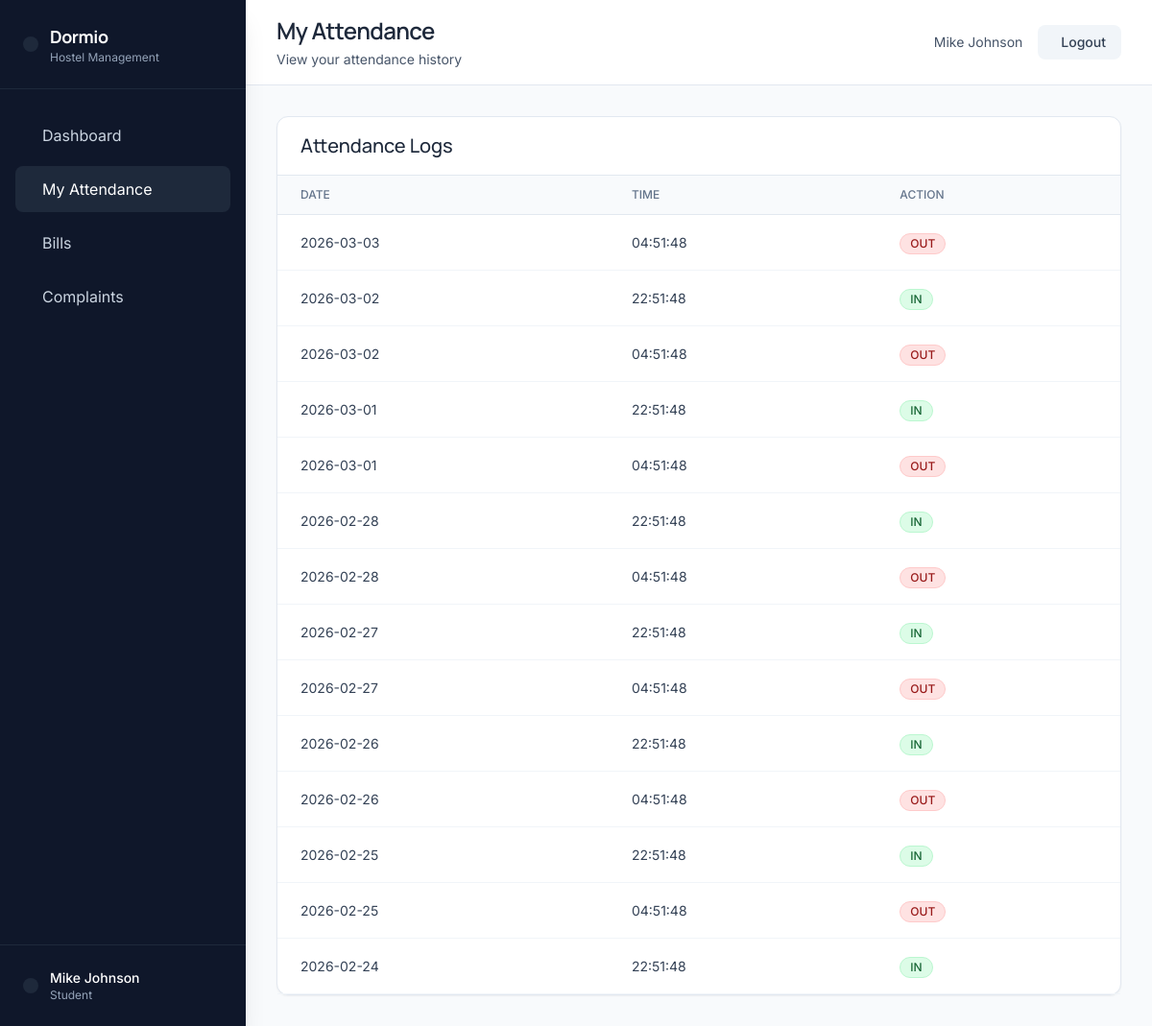
The page /student/attendance (signed in) on the database its author committed.
### models.py (models this page shows, shortened)
class User(UserMixin, db.Model):
    id = db.Column(db.Integer, primary_key=True)
    username = db.Column(db.String(80), unique=True, nullable=False)
    email = db.Column(db.String(120), unique=True, nullable=False)
    password_hash = db.Column(db.String(200), nullable=False)
    role = db.Column(db.String(20), nullable=False)  # student, warden, admin, principal
    full_name = db.Column(db.String(100), nullable=False)
    created_at = db.Column(db.DateTime, default=lambda: datetime.now(timezone.utc))
    is_active = db.Column(db.Boolean, default=True)
    student_profile = db.relationship('Student', backref='user', uselist=False, cascade='all, delete-orphan')

class AttendanceLog(db.Model):
    id = db.Column(db.Integer, primary_key=True)
    student_id = db.Column(db.Integer, db.ForeignKey('student.id'), nullable=False)
    action = db.Column(db.String(10), nullable=False)  # IN or OUT
    timestamp = db.Column(db.DateTime, default=lambda: datetime.now(timezone.utc), nullable=False)

### app.py (the view)
@app.route('/student/attendance')
@login_required
@role_required('student')
def student_attendance():
    student = Student.query.filter_by(user_id=current_user.id).first()
    logs = AttendanceLog.query.filter_by(student_id=student.id).order_by(AttendanceLog.timestamp.desc()).all()
    return render_template('student/attendance.html', logs=logs, student=student)

### app.py (called while the page is built)
@login_manager.user_loader
def load_user(user_id):
    return User.query.get(int(user_id))

def role_required(*roles):
    def decorator(f):
        @wraps(f)
        def decorated_function(*args, **kwargs):
            if not current_user.is_authenticated or current_user.role not in roles:
                flash('Access denied. Insufficient permissions.', 'error')
                return redirect(url_for('dashboard'))
            return f(*args, **kwargs)
        return decorated_function
    return decorator

### templates/student/attendance.html (shortened to what this page needs)
{% extends "layout.html" %}
{% set page_title = "My Attendance" %}
{% set page_subtitle = "View your attendance history" %}
{% block page_content %}
<div class="bg-white rounded-xl border border-slate-200 shadow-sm">
    <div class="px-6 py-4 border-b border-slate-200">
        <h2 class="text-xl font-medium text-slate-800">Attendance Logs</h2>
    </div>
    {% if logs %}
    <div class="overflow-x-auto">
        <table class="w-full">
            <thead class="bg-slate-50 border-b border-slate-200">
                <tr>
                    <th class="px-6 py-3 text-left text-xs font-medium text-slate-500 uppercase">Date</th>
                    <th class="px-6 py-3 text-left text-xs font-medium text-slate-500 uppercase">Time</th>
                    <th class="px-6 py-3 text-left text-xs font-medium text-slate-500 uppercase">Action</th>
                </tr>
            </thead>
            <tbody>
                {% for log in logs %}
                <tr class="border-b border-slate-100 hover:bg-slate-50">
                    <td class="px-6 py-4 text-sm text-slate-700">{{ log.timestamp.strftime('%Y-%m-%d') }}</td>
                    <td class="px-6 py-4 text-sm text-slate-700">{{ log.timestamp.strftime('%H:%M:%S') }}</td>
                    <td class="px-6 py-4">
                        <span class="inline-flex items-center px-2.5 py-0.5 rounded-full text-xs font-medium {% if log.action == 'IN' %}bg-green-100 text-green-800 border border-green-200{% else %}bg-red-100 text-red-800 border border-red-200{% endif %}">
                            {{ log.action }}
                        </span>
                    </td>
                </tr>
                {% endfor %}
            </tbody>
        </table>
    </div>
    {% else %}
    <div class="px-6 py-12 text-center"><p class="text-slate-500">No attendance records</p></div>
    {% endif %}
</div>
{% endblock %}

### templates/layout.html (shortened to what this page needs)
{% extends "base.html" %}
{% block body %}
<div class="flex min-h-screen">
    <aside class="fixed top-0 left-0 h-full w-64 bg-slate-900 text-white shadow-xl z-20 hidden lg:block">
        <div class="px-6 py-6 border-b border-slate-800">
            <div class="flex items-center space-x-3">
                <div class="bg-slate-800 rounded-lg p-2">
                </div>
                <div>
                    <h2 class="text-lg font-bold tracking-tight">Dormio</h2>
                    <p class="text-xs text-slate-400">Hostel Management</p>
                </div>
            </div>
        </div>
        <nav class="px-4 py-6 space-y-2">
            {{ sidebar_content }}
        </nav>
        <div class="absolute bottom-0 left-0 right-0 px-6 py-6 border-t border-slate-800">
            <div class="flex items-center space-x-3">
                <div class="bg-slate-800 rounded-full p-2">
                </div>
                <div class="flex-1">
                    <p class="text-sm font-medium text-white">{{ current_user.full_name }}</p>
                    <p class="text-xs text-slate-400 capitalize">{{ current_user.role }}</p>
                </div>
            </div>
        </div>
    </aside>
    <div class="flex-1 ml-0 lg:ml-64">
        <div class="bg-white border-b border-slate-200 px-8 py-4">
            <div class="flex items-center justify-between">
                <div>
                    <h1 class="text-2xl font-semibold tracking-tight text-slate-800">{{ page_title }}</h1>
                    {% if page_subtitle %}
                    <p class="text-sm text-slate-600 mt-1">{{ page_subtitle }}</p>
                    {% endif %}
                </div>
                <div class="flex items-center space-x-4">
                    <span class="text-sm text-slate-600">{{ current_user.full_name }}</span>
                    <a href="{{ url_for('logout') }}"
                       data-testid="logout-btn"
                       class="bg-slate-100 hover:bg-slate-200 text-slate-700 font-medium py-2 px-4 rounded-lg transition-all text-sm">
                        Logout
                    </a>
                </div>
            </div>
        </div>
        <div class="p-8">
            {% block page_content %}{% endblock %}
        </div>
    </div>
</div>
{% endblock %}

### templates/base.html (style rules this page uses)
body { font-family: 'Inter', sans-serif; }
h1, h2, h3, h4, h5, h6 { font-family: 'Manrope', sans-serif; }

### rows shown on the page
User: full_name "Mike Johnson", role "Student"
AttendanceLog: timestamp "2026-03-03", timestamp "04:51:48", action "OUT"
AttendanceLog: timestamp "2026-03-02", timestamp "22:51:48", action "IN"
AttendanceLog: timestamp "2026-03-02", timestamp "04:51:48", action "OUT"
AttendanceLog: timestamp "2026-03-01", timestamp "22:51:48", action "IN"
AttendanceLog: timestamp "2026-03-01", timestamp "04:51:48", action "OUT"
AttendanceLog: timestamp "2026-02-28", timestamp "22:51:48", action "IN"
AttendanceLog: timestamp "2026-02-28", timestamp "04:51:48", action "OUT"
AttendanceLog: timestamp "2026-02-27", timestamp "22:51:48", action "IN"
AttendanceLog: timestamp "2026-02-27", timestamp "04:51:48", action "OUT"
AttendanceLog: timestamp "2026-02-26", timestamp "22:51:48", action "IN"
AttendanceLog: timestamp "2026-02-26", timestamp "04:51:48", action "OUT"
AttendanceLog: timestamp "2026-02-25", timestamp "22:51:48", action "IN"
AttendanceLog: timestamp "2026-02-25", timestamp "04:51:48", action "OUT"
AttendanceLog: timestamp "2026-02-24", timestamp "22:51:48", action "IN"

### other values the page prints
{{ sidebar_content }} "Dashboard My Attendance Bills Complaints"
{{ page_title }} "My Attendance"
{{ page_subtitle }} "View your attendance history"
